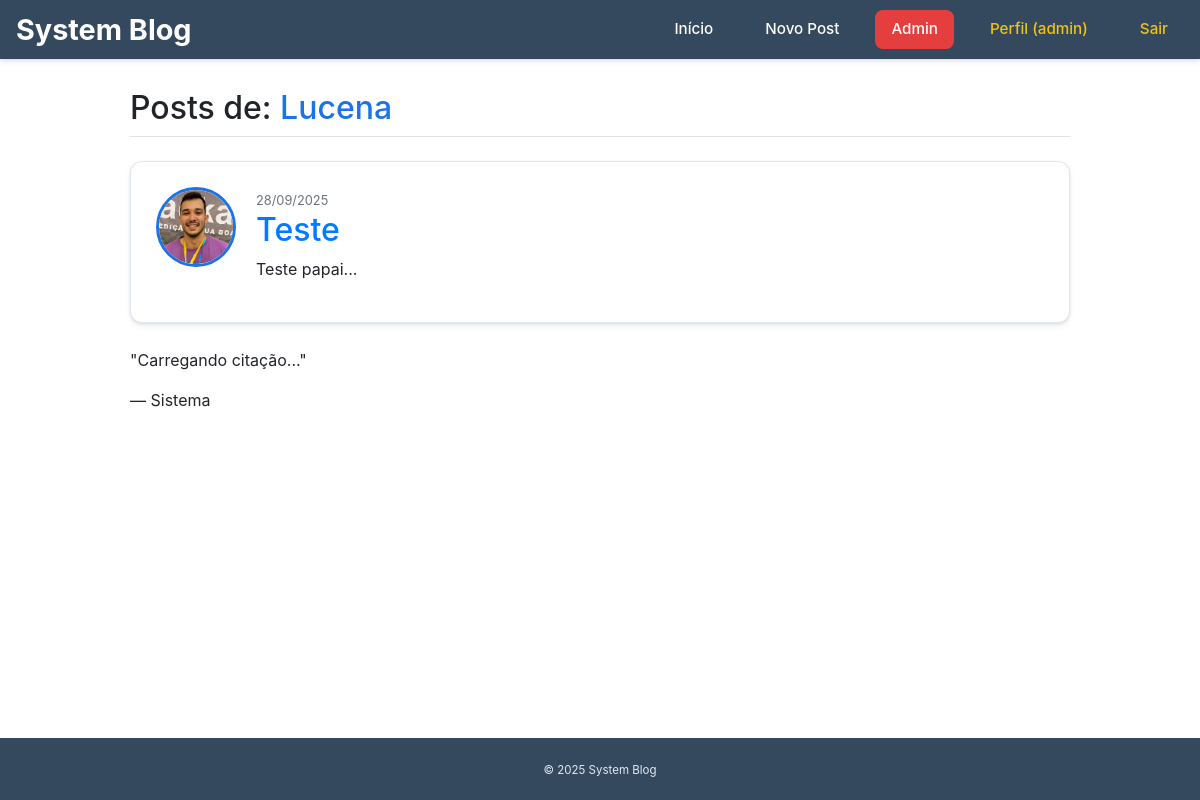
/user/Lucena (signed in), run on the app's committed database.
### models.py (models this page shows, shortened)
class User(db.Model, UserMixin):
    id = db.Column(db.Integer, primary_key=True)
    username = db.Column(db.String(20), unique=True, nullable=False)
    email = db.Column(db.String(120), unique=True, nullable=False)
    password = db.Column(db.String(60), nullable=False)
    image_file = db.Column(db.String(20), nullable=False, default='default.jpg')
    is_active = db.Column(db.Boolean, default=False)
    role_id = db.Column(db.Integer, db.ForeignKey('role.id'), nullable=False, default=1)
    posts = db.relationship('Post', backref='author', lazy=True)

class Post(db.Model):
    id = db.Column(db.Integer, primary_key=True)
    title = db.Column(db.String(100), nullable=False)
    date_posted = db.Column(db.DateTime, nullable=False, default=datetime.utcnow)
    content = db.Column(db.Text, nullable=False)
    user_id = db.Column(db.Integer, db.ForeignKey('user.id'), nullable=False)

### views.py (the view)
@app.route("/user/<string:username>")
def user_posts(username):
    user = User.query.filter_by(username=username).first_or_404()
    posts = Post.query.filter_by(author=user).order_by(Post.date_posted.desc()).all()
    quote = quote_of_the_day['content']
    author = quote_of_the_day['author']
    return render_template('user_posts.html', title=f'Posts de {user.username}', posts=posts,user=user, quote=quote, author=author)

### app.py (called while the page is built)
@login_manager.user_loader
def load_user(user_id):
    try:
        return db.session.get(User, int(user_id))
    except ValueError:
        return None

### models.py (called while the page is built)
def is_admin(user):
    return bool(user.is_authenticated and getattr(user.role, "can_admin", False))

### views.py (called while the page is built)
@app.before_request
def start_quote_thread():
    global quote_of_the_day
    if quote_of_the_day.get('thread') is None or not quote_of_the_day['thread'].is_alive():
        th = Thread(target=get_and_translate_quote, daemon=True)
        th.start()
        quote_of_the_day['thread'] = th
        app.logger.info("Thread de citação assíncrona iniciada.")

### templates/user_posts.html
{% extends "base.html" %}
{% block content %}
    <div class="container">
        <h2 class="mb-4 border-bottom pb-2">Posts de: <span style="color: {{ 'var(--primary-color)' }};">{{ user.username }}</span></h2>
        {% for post in posts %}
            <article class="content-section post-card">
                <div class="media">
                    <img class="rounded-circle article-img" src="{{ url_for('static', filename='profile_pics/' + post.author.image_file) }}" alt="Imagem de Perfil">
                    <div class="media-body">
                        <div class="article-metadata">
                            <small class="text-muted">{{ post.date_posted.strftime('%d/%m/%Y') }}</small>
                        </div>
                        <h2><a class="article-title" href="{{ url_for('post', post_id=post.id) }}">{{ post.title }}</a></h2>
                        <p class="article-content-preview">{{ post.content[:200] }}...</p>
                    </div>
                </div>
            </article>
        {% endfor %}
        <div class="quote-box">
            <p class="quote-text">"{{ quote }}"</p>
            <span class="quote-author">— {{ author }}</span>
        </div>
    </div>
{% endblock content %}

### templates/base.html (shortened to what this page needs)
<!doctype html>
<html lang="pt-br">
<head>
  <link rel="stylesheet" href="{{ url_for('static', filename='css/base.css') }}">
  <link rel="stylesheet" href="https://stackpath.bootstrapcdn.com/bootstrap/4.5.2/css/bootstrap.min.css">
</head>
<body>
  <nav class="navbar">
    <a href="{{ url_for('home') }}" class="brand">System Blog</a>
    <div class="nav-links">
      <a href="{{ url_for('home') }}" class="nav-link">Início</a>
      {% if current_user.is_authenticated %}
        <a href="{{ url_for('new_post') }}" class="nav-link">Novo Post</a>
        {% if is_admin(current_user) %}
          <a href="{{ url_for('admin_users') }}" class="nav-link nav-link-admin">Admin</a>
        {% elif is_moderator(current_user) %}
          <a href="{{ url_for('moderator_dashboard') }}" class="nav-link">Moderação</a>
        {% else %}
          <a href="{{ url_for('user_dashboard') }}" class="nav-link">Meu Painel</a>
        {% endif %}
        <a href="{{ url_for('account') }}" class="nav-link nav-link-profile">Perfil ({{ current_user.username }})</a>
        <a href="{{ url_for('logout') }}" class="nav-link nav-link-danger">Sair</a>
      {% else %}
        <a href="{{ url_for('login') }}" class="nav-link">Login</a>
        <a href="{{ url_for('register') }}" class="nav-link nav-link-register">Registrar</a>
      {% endif %}
    </div>
  </nav>
  <main class="container">
    {% block content %}{% endblock %}
  </main>
  <footer class="footer">
    <small>&copy; {{ 2025 }} System Blog</small>
  </footer>
</body>
</html>

### static/css/base.css (style rules this page uses)
:root { --primary-color: #1a73e8; --secondary-color: #34495e; --accent-color: #f1c40f; --background-color: #f8fafc; --text-color: #1f2a44; --border-color: #e2e8f0; --shadow: 0 4px 6px rgba(0, 0, 0, 0.05), 0 1px 3px rgba(0, 0, 0, 0.1); --transition: all 0.3s ease; }
body { background: var(--background-color); color: var(--text-color); margin: 0; padding: 0; font-family: 'Inter', sans-serif; font-size: 16px; line-height: 1.6; min-height: 100vh; display: flex; flex-direction: column; }
main.container { max-width: 1000px; width: 90%; margin: 30px auto; padding: 0 15px; flex-grow: 1; }
.content-section { background: #fff; padding: 25px; border-radius: 12px; border: 1px solid var(--border-color); box-shadow: var(--shadow); margin-bottom: 25px; transition: var(--transition); }
.navbar { background: var(--secondary-color); color: #fff; padding: 15px 20px; display: flex; justify-content: space-between; align-items: center; box-shadow: var(--shadow); position: sticky; top: 0; z-index: 1000; }
.brand { color: #fff; font-size: 1.8rem; font-weight: 700; text-decoration: none; transition: var(--transition); }
.nav-links { display: flex; align-items: center; gap: 20px; }
.nav-link { color: #fff; text-decoration: none; padding: 8px 16px; border-radius: 8px; font-weight: 500; font-size: 0.95rem; transition: var(--transition); }
.nav-link-admin { background: #e53e3e; padding: 8px 16px; }
.nav-link-profile, .nav-link-danger { color: var(--accent-color); }
.footer { background: var(--secondary-color); color: #e2e8f0; padding: 20px; text-align: center; font-size: 0.9rem; margin-top: auto; }
.article-img { height: 80px; width: 80px; margin-right: 20px; object-fit: cover; border-radius: 50%; border: 3px solid var(--primary-color); }

### data on the page
User: username "admin"
User: username "Lucena"
Post: image_file (picture), date_posted "28/09/2025", title "Teste", content "Teste papai"

### other printed values
{{ quote }} "Carregando citação..."
{{ author }} "Sistema"
{{ 2025 }} "2025"
